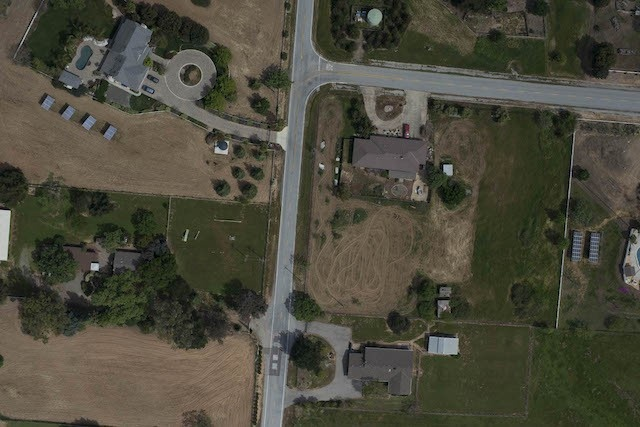
#> input picture lab2/Problem2Images/4_1.jpg, 640 x 427 px
$ python test_histogram.py
#> lines starting #> are read from the running program, lines starting #| are printed output that depends on the picture
### lab2/homework2.py
# Homework 2: Image Stitching
# Computer Vision (2026 fall)
#
# Framework for image stitching based on Harris corner detection.
# Allowed libraries: numpy, scipy, cv2, matplotlib, os, etc.
# You may add helper functions in a separate utils.py, but do NOT rename
# the functions in this file or change their input/output signatures.
#
# Conventions used throughout this file:
#   - images are np.ndarray of shape (H, W) (grayscale) or (H, W, 3)
#     (BGR, as returned by cv2.imread)
#   - pixel coordinates are (x, y) tuples; note that numpy indexing of an
#     array a uses a[y, x]

import os
import re
import cv2
import numpy as np
import matplotlib.pyplot as plt
from scipy import ndimage, spatial
from utils import ransac_with_inliers

IMGDIR = 'Problem2Images'
OUTDIR = 'outputs'

# ---------------------------------------------------------------------------
# Tunable hyper-parameters (feel free to experiment with them)
# ---------------------------------------------------------------------------
HARRIS_K = 0.04        # Harris constant, usually in [0.04, 0.06]
HARRIS_WIN = 9         # window size of the smoothing in harris_response
CORNER_THRESH = 0.01   # corner threshold = CORNER_THRESH * max(R)
CORNER_MIN_DIST = 5    # minimum distance (pixels) between two corners
MATCH_RATIO = 0.6      # ratio-test threshold in feature_matching
MIN_MATCH_RATE = 0.03  # abort if matches / min(#corners) falls below this


# ---------------------------------------------------------------------------
# Q1.1 Spatial derivatives (10 pts)
# ---------------------------------------------------------------------------
def gradient_x(img):
    '''
    Input:
        img (np.array (H, W) or (H, W, 3)): input image
    Output:
        grad_x (np.array (H, W)): derivative along the x axis
    Hints:
        - convert the image to grayscale first if it has 3 channels
        - compute with float dtype to avoid overflow/underflow
        - consider smoothing the image (e.g. Gaussian) before
          differentiating to suppress noise
        - use mode='reflect' when filtering at the borders
    '''
    if img.ndim == 3:
        img = cv2.cvtColor(img, cv2.COLOR_BGR2GRAY)
    img = img.astype(np.float64)
    img = ndimage.gaussian_filter(img, sigma = 1, mode = 'reflect')
    return ndimage.sobel(img, axis = 1, mode = 'reflect')


def gradient_y(img):
    '''
    Input:
        img (np.array (H, W) or (H, W, 3)): input image
    Output:
        grad_y (np.array (H, W)): derivative along the y axis
    '''
    if img.ndim == 3:
        img = cv2.cvtColor(img, cv2.COLOR_BGR2GRAY)
    img = img.astype(np.float64)
    img = ndimage.gaussian_filter(img, sigma = 1, mode = 'reflect')
    return ndimage.sobel(img, axis = 0, mode = 'reflect')


# ---------------------------------------------------------------------------
# Q1.2 Harris response (15 pts)
# ---------------------------------------------------------------------------
def harris_response(img, k, win_s):
    '''
    Input:
        img   (np.array (H, W) or (H, W, 3)): input image
        k     (float): Harris corner constant
        win_s (int): size of the sliding window
    Output:
        R (np.array (H, W)): Harris response of each pixel,
            R = det(M) - k * tr(M)^2
    Hints:
        - call gradient_x / gradient_y from Q1.1
        - smooth the products Ix*Ix, Ix*Iy, Iy*Iy with a Gaussian window
          of size win_s before computing det(M) and tr(M)
        - avoid python "for" loops; use vectorized numpy/scipy operations
    '''
    if img.ndim == 3:
        img = cv2.cvtColor(img, cv2.COLOR_BGR2GRAY)
    grad_x = gradient_x(img)
    grad_y = gradient_y(img)
    grad_xx = ndimage.gaussian_filter(grad_x * grad_x, sigma = 1, radius = win_s // 2, mode = 'reflect')
    grad_xy = ndimage.gaussian_filter(grad_x * grad_y, sigma = 1, radius = win_s // 2, mode = 'reflect')
    grad_yy = ndimage.gaussian_filter(grad_y * grad_y, sigma = 1, radius = win_s // 2, mode = 'reflect')
    det_img = grad_xx * grad_yy - grad_xy * grad_xy
    trace_img = grad_xx + grad_yy
    R = det_img - k * trace_img * trace_img
    return R


# ---------------------------------------------------------------------------
# Q1.3 Corner selection and non-maximal suppression (5 pts)
# ---------------------------------------------------------------------------
def corner_selection(R, th, min_dist):
    '''
    Input:
        R        (np.array (H, W)): pixel-wise Harris response
        th       (float): threshold of R for selecting corners
        min_dist (int): minimum distance of two nearby corners
    Output:
        pixels (list: N): a list of (x, y) tuples of the selected corners,
            e.g. pixels = [(5, 8), (3, 9)]
    Hints:
        - use ndimage.maximum_filter() for non-maximum suppression:
          keep a pixel only if it is the local maximum within a window of
          size (2 * min_dist + 1)
        - np.nonzero returns (row, col) = (y, x); convert to (x, y)
    '''
    local_max = ndimage.maximum_filter(R, size = 2 * min_dist + 1, mode = 'reflect')
    mask = (R == local_max) & (R > th)
    mask[:min_dist, :] = False
    mask[-min_dist:, :] = False
    mask[:, :min_dist] = False
    mask[:, -min_dist:] = False
    ys, xs = np.nonzero(mask)
    pixels = list(zip(xs, ys))
    return pixels


def orientation_histogram(magnitude, angle, num_bins=8):
    bin_width = 2 * np.pi / num_bins
    bin_indices = np.floor(angle / bin_width + 0.5).astype(int) % num_bins
    histogram = np.bincount(bin_indices.ravel(), weights=magnitude.ravel(), minlength=num_bins)
    return histogram

# ---------------------------------------------------------------------------
# Q2 Gradient histogram descriptor (20 pts)
# ---------------------------------------------------------------------------
def histogram_of_gradients(img, pix):
    '''
    Input:
        img (np.array (H, W) or (H, W, 3)): input image
        pix (list: N): a list of (x, y) tuples of the corners from Q1
    Output:
        features (np.array (N, L)): L-dimensional feature vectors,
            in the same order as pix
    Requirements (no fixed template, hard-code the parameters):
        1. horizontal and vertical gradients (reuse Q1.1)
        2. gradient magnitude and direction (np.arctan2)
        3. for each corner, an m*m grid of cells with m*m pixels each
        4. per-cell histogram over n directions (e.g. 8), weighted by
           magnitude, then normalized
        5. ROTATION INVARIANCE IS REQUIRED: estimate the dominant
           orientation of the patch, rotate the gradients to align with
           it, and build the descriptor in the canonical frame
    '''
    if img.ndim == 3:
        img = cv2.cvtColor(img, cv2.COLOR_BGR2GRAY)
    cells_per_side = 4
    pixels_per_side = 4
    patch_size = cells_per_side * pixels_per_side
    half_size = patch_size // 2
    num_bins = 8
    bin_width = 2 * np.pi / num_bins
    grad_x = gradient_x(img)
    grad_y = gradient_y(img)
    magnitude = np.sqrt(grad_x * grad_x + grad_y * grad_y)
    angle = np.mod(np.arctan2(grad_y, grad_x), 2 * np.pi)
    features = []
    for (y, x) in pix:
        if(x - half_size < 0 or x + half_size >= img.shape[0] or y - half_size < 0 or y + half_size >= img.shape[1]):
            descriptor = np.zeros(cells_per_side * cells_per_side * num_bins)
            features.append(descriptor)
            continue
        patch_magnitude = magnitude[x - half_size : x + half_size, y - half_size : y + half_size]
        patch_angle = angle[x - half_size : x + half_size, y - half_size : y + half_size]
        dominant_histogram = orientation_histogram(patch_magnitude, patch_angle, num_bins = 36)
        dominant_bin = np.argmax(dominant_histogram)
        dominant_angle = dominant_bin * 2 * np.pi / 36
        relative_angle = np.mod(patch_angle - dominant_angle, 2 * np.pi)
        cells_histograms = []
        for cell_x in range(cells_per_side):
            for cell_y in range(cells_per_side):
                cell_magnitude = patch_magnitude[
                    cell_x * pixels_per_side : (cell_x + 1) * pixels_per_side ,
                    cell_y * pixels_per_side : (cell_y + 1) * pixels_per_side
                ]
                cell_angle = relative_angle[
                    cell_x * pixels_per_side : (cell_x + 1) * pixels_per_side ,
                    cell_y * pixels_per_side : (cell_y + 1) * pixels_per_side
                ]
                bin_indices = np.floor(cell_angle / bin_width + 0.5).astype(int) % num_bins
                histogram = np.bincount(bin_indices.ravel(), weights = cell_magnitude.ravel(), minlength = num_bins)
                cells_histograms.append(histogram)
        descriptor = np.concatenate(cells_histograms)
        norm = np.linalg.norm(descriptor)
        descriptor = descriptor / (norm + 1e-8)
        features.append(descriptor)

    return np.asarray(features)


# ---------------------------------------------------------------------------
# Q3 Local feature matching (5 pts) -- provided, do not modify
# ---------------------------------------------------------------------------
def feature_matching(img_1, img_2):
    '''
    Input:
        img_1, img_2 (np.array (H, W, 3)): image pair
    Output:
        pixels_1, pixels_2 (list: N): matched (x, y) tuples such that
            pixels_1[i] in img_1 corresponds to pixels_2[i] in img_2
    Matches are selected with a ratio test: a match is accepted if
    best_dist / second_best_dist <= MATCH_RATIO.
    '''
    R1 = harris_response(img_1, HARRIS_K, HARRIS_WIN)
    R2 = harris_response(img_2, HARRIS_K, HARRIS_WIN)
    cor1 = corner_selection(R1, CORNER_THRESH * np.max(R1), CORNER_MIN_DIST)
    cor2 = corner_selection(R2, CORNER_THRESH * np.max(R2), CORNER_MIN_DIST)
    fea1 = histogram_of_gradients(img_1, cor1)
    fea2 = histogram_of_gradients(img_2, cor2)

    dis = spatial.distance.cdist(fea1, fea2, metric='euclidean')
    pixels_1, pixels_2 = [], []
    p1, p2 = np.shape(dis)
    if p1 < p2:
        # for each corner in image 1, find its best match in image 2
        for p in range(p1):
            best = np.argmin(dis[p])
            dis_min = dis[p][best]
            dis[p][best] = np.max(dis)  # exclude the best to get 2nd best
            if dis_min / np.min(dis[p]) <= MATCH_RATIO:
                pixels_1.append(cor1[p])
                pixels_2.append(cor2[best])
                dis[:, best] = np.max(dis)  # match each corner at most once
    else:
        # symmetric case: iterate over the corners of image 2
        for p in range(p2):
            best = np.argmin(dis[:, p])
            dis_min = dis[best][p]
            dis[best][p] = np.max(dis)
            if dis_min / np.min(dis[:, p]) <= MATCH_RATIO:
                pixels_2.append(cor2[p])
                pixels_1.append(cor1[best])
                dis[best, :] = np.max(dis)

    rate = len(pixels_1) / min(len(cor1), len(cor2))
    assert rate >= MIN_MATCH_RATE, "Fail to Match!"
    return pixels_1, pixels_2


def test_matching(pair=('1_1.jpg', '1_2.jpg'), save_path='test.jpg'):
    '''
    Provided helper: visualize the matches of an image pair side by side.
    Use pair=('4_1.jpg', '4_2.jpg') to check rotation invariance (Q2).
    '''
#> called with pair = ('4_1.jpg', '4_2.jpg'), save_path = 'test.jpg'
    img_1 = cv2.imread(f'{IMGDIR}/{pair[0]}')
#> img_1 is the input picture: shape (427, 640, 3); mean B, G, R 60.5, 74.1, 75.9
    img_2 = cv2.imread(f'{IMGDIR}/{pair[1]}')
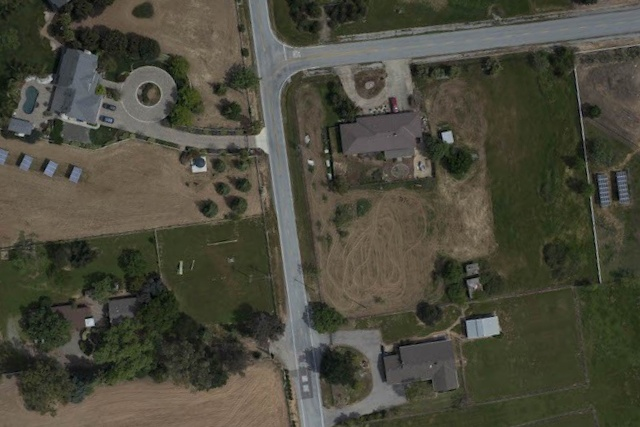
#> input picture lab2/Problem2Images/4_2.jpg, 640 x 427 px
#> img_2 is the input picture: shape (427, 640, 3); mean B, G, R 60.2, 73.6, 74.9

    img_gray_1 = cv2.cvtColor(img_1, cv2.COLOR_BGR2GRAY)
    img_gray_2 = cv2.cvtColor(img_2, cv2.COLOR_BGR2GRAY)

    pixels_1, pixels_2 = feature_matching(img_1, img_2)
#> in corner_selection, `mask = (R == local_max) & (R > th)`:
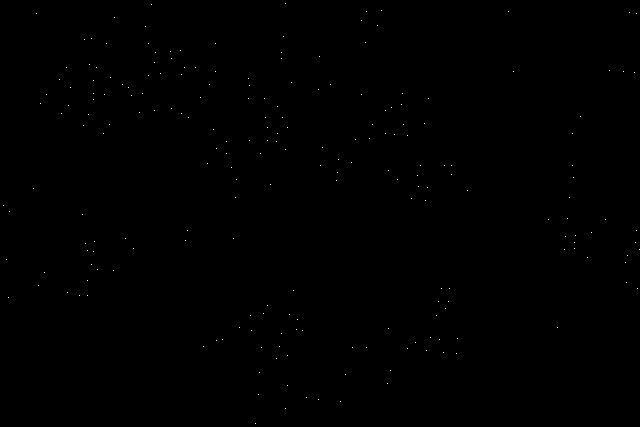
#> mask: shape (427, 640) bool; 0.08% white in thin lines or dots
#> in corner_selection, `mask[:min_dist, :] = False`: mask: shape (427, 640) bool; 0.08% white in thin lines or dots
#> in corner_selection, `mask[-min_dist:, :] = False`: mask: shape (427, 640) bool; 0.08% white in thin lines or dots
#> in corner_selection, `mask[:, :min_dist] = False`: mask: shape (427, 640) bool; 0.08% white in thin lines or dots
#> in corner_selection, `mask[:, -min_dist:] = False`: mask: shape (427, 640) bool; 0.08% white in thin lines or dots
#> in corner_selection, `ys, xs = np.nonzero(mask)`: ys = 209 values from 10 to 408; xs = 209 values, max 634 at index 33, min 6 at index 150, mean 289.5
#> in corner_selection, `pixels = list(zip(xs, ys))`: pixels = 209 pairs, first value 6 to 634, second value 10 to 408
#> in feature_matching, `cor1 = corner_selection(R1, CORNER_THRESH * np.max(R1), CORNER_MIN_DIST)`: cor1 has the same summary as pixels in corner_selection
#> in corner_selection (call 2), `mask = (R == local_max) & (R > th)`: mask: shape (427, 640) bool; 0.08% white in thin lines or dots
#> in corner_selection (call 2), `mask[:min_dist, :] = False`: mask: shape (427, 640) bool; 0.08% white in thin lines or dots
#> in corner_selection (call 2), `mask[:, :min_dist] = False`: mask: shape (427, 640) bool; 0.07% white in thin lines or dots
#> in feature_matching, `cor2 = corner_selection(R2, CORNER_THRESH * np.max(R2), CORNER_MIN_DIST)`: cor2 = 204 pairs, first value 6 to 628, second value 12 to 421
#> in histogram_of_gradients, `angle = np.mod(np.arctan2(grad_y, grad_x), 2 * np.pi)`:
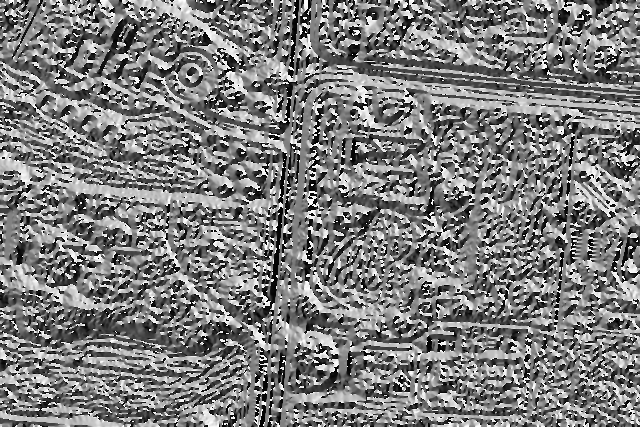
#> angle: shape (427, 640) float64; min 9.67e-06, max 6.28, mean 3.09; drawn with min black and max white
#> the loop in histogram_of_gradients, `for (y, x) in pix:` made 209 passes
#> (y, x, dominant_bin, dominant_angle, norm) on passes 1 to 3: (381, 10, 17, 2.97, 4868.1), (366, 11, 4, 0.698, 4894.7), (508, 11, 5, 0.873, 1759.8)
#> after the loop in histogram_of_gradients, `for (y, x) in pix:`: features = 209 items
#> in histogram_of_gradients (call 2), `angle = np.mod(np.arctan2(grad_y, grad_x), 2 * np.pi)`:
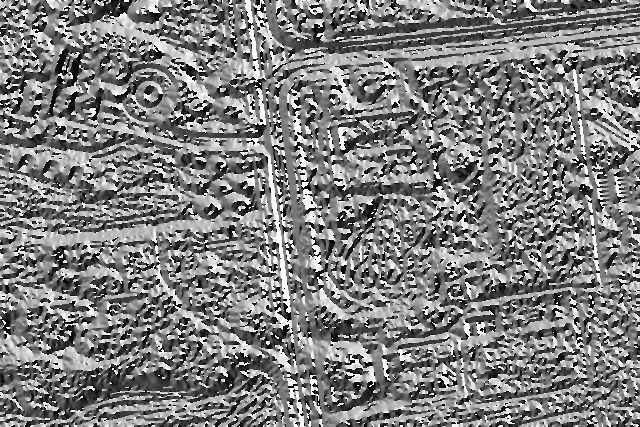
#> angle: shape (427, 640) float64; min 3.21e-06, max 6.28, mean 3.12; drawn with min black and max white
#> the loop in histogram_of_gradients (call 2), `for (y, x) in pix:` made 204 passes
#> (y, x, dominant_bin, dominant_angle, norm) on passes 1 to 3: (45, 12, 11, 1.92, 3281.2), (53, 13, 11, 1.92, 3676), (88, 16, 7, 1.22, 2026.1)
#> after the loop in histogram_of_gradients (call 2), `for (y, x) in pix:`: features = 204 items
#> the loop in feature_matching, `for p in range(p2):` made 204 passes
#> (best, dis_min) on passes 1 to 3: (107, 0.73), (111, 0.705), (172, 0.802)
#> after the loop in feature_matching, `for p in range(p2):`:
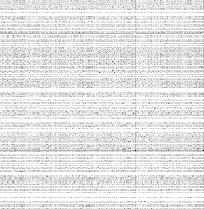
#> dis: shape (209, 204) float64; min 0, max 1.41, mean 1.27; drawn with min black and max white
#> after the loop in feature_matching, `for p in range(p2):`: pixels_1 = 62 pairs, first value 67 to 580, second value 38 to 401; pixels_2 = 62 pairs, first value 22 to 586, second value 44 to 411
#> in feature_matching, `rate = len(pixels_1) / min(len(cor1), len(cor2))`: rate = 0.304

    H_1, W_1 = img_gray_1.shape
#> H_1 = 427; W_1 = 640
    H_2, W_2 = img_gray_2.shape
#> H_2 = 427; W_2 = 640

    img = np.zeros((max(H_1, H_2), W_1 + W_2, 3))
    img[:H_1, :W_1, (2, 1, 0)] = img_1 / 255
#> img: shape (427, 1280, 3) float64
    img[:H_2, W_1:, (2, 1, 0)] = img_2 / 255
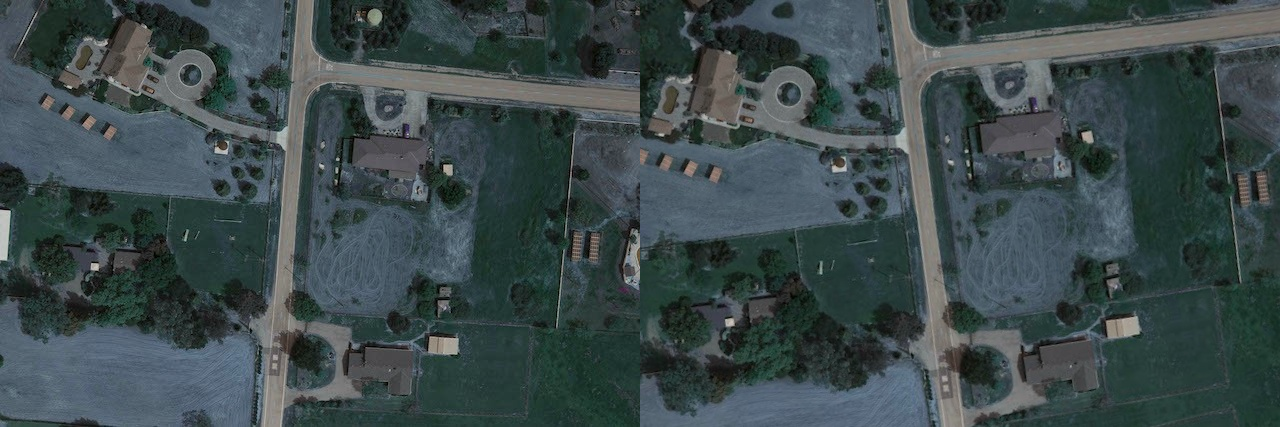
#> img: shape (427, 1280, 3) float64; mean B, G, R 0.296, 0.29, 0.237

    plt.figure(figsize=(20, 10), dpi=300)
    plt.imshow(img)

    for (x1, y1), (x2, y2) in zip(pixels_1, pixels_2):
        plt.plot([x1, x2 + W_1], [y1, y2])
#> this loop made 62 passes
#> (x1, y1, x2, y2) on passes 1 to 12: (319, 56, 283, 44), (580, 116, 578, 49), (215, 43, 168, 54), (148, 43, 96, 69), (572, 133, 573, 69), (330, 84, 301, 72), (91, 38, 34, 77), (84, 39, 26, 79), (106, 43, 51, 79), (391, 107, 373, 83), (248, 78, 211, 84), (215, 71, 174, 85)

    # plt.show()
    plt.savefig(save_path)
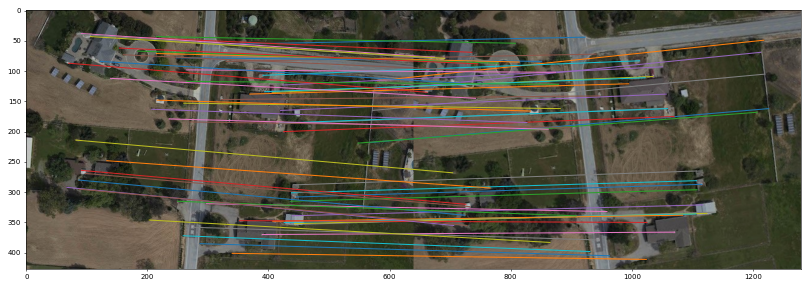
#> figure drawn by matplotlib, 1 panel; B, G, R data is drawn as R, G, B
    plt.close()


# ---------------------------------------------------------------------------
# Q4.1 Homography estimation (10 pts)
# ---------------------------------------------------------------------------
# [230 lines left out: functions compute_homography, align_pair, stitch_blend, generate_panorama, load_image_sequence, not called in this run]


# The provided scenes span almost 360 degrees, which a single reference
# plane cannot represent (see Q4.4 in the assignment PDF). For the base
# points it is sufficient to stitch any 5 consecutive images of a scene;
# the demo below uses the middle 5 frames. A full 360-degree panorama
# needs cylindrical projection (bonus 3).
BASE_MAX_FRAMES = 5

PANORAMA_SCENES = {
    1: 'grail',
    2: 'library',
    3: 'parrington',
    4: 'Xue-Mountain-Entrance',
}


# [36 lines that do not run on import are left out]

### lab2/test_histogram.py
import cv2
import matplotlib.pyplot as plt
import homework2 as hw


hw.test_matching(pair = ('4_1.jpg', '4_2.jpg'), save_path='test.jpg')
